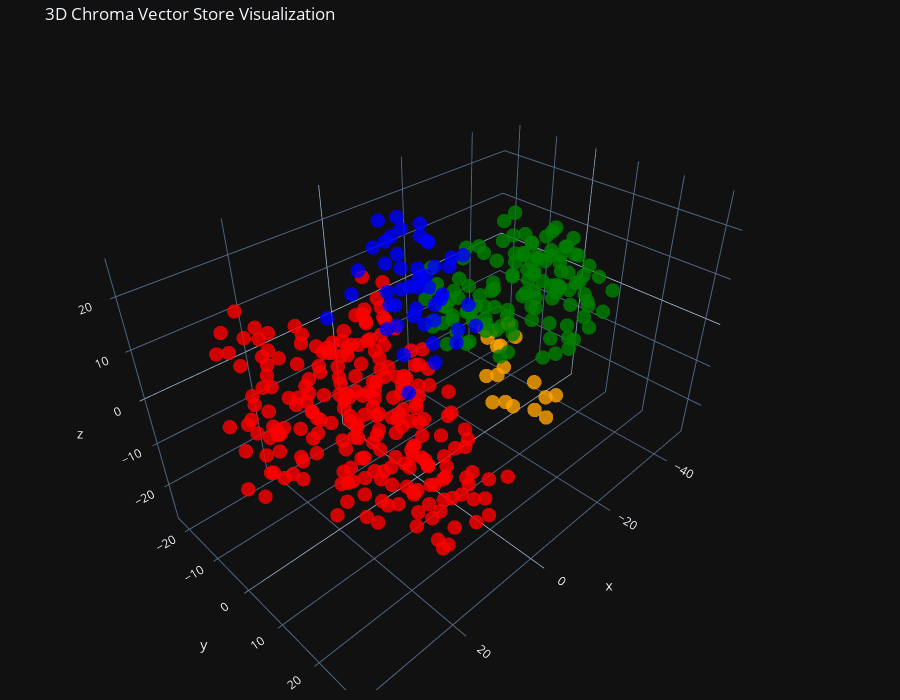

Source (notebook cell):
### Code cell
# Let's try 3D!

tsne = TSNE(n_components=3, random_state=42)
reduced_vectors = tsne.fit_transform(vectors)

# Create the 3D scatter plot
fig = go.Figure(data=[go.Scatter3d(
    x=reduced_vectors[:, 0],
    y=reduced_vectors[:, 1],
    z=reduced_vectors[:, 2],
    mode='markers',
    marker=dict(size=5, color=colors, opacity=0.8),
    text=[f"Type: {t}<br>Text: {d[:100]}..." for t, d in zip(doc_types, documents)],
    hoverinfo='text'
)])

fig.update_layout(
    title='3D Chroma Vector Store Visualization',
    scene=dict(xaxis_title='x', yaxis_title='y', zaxis_title='z'),
    width=900,
    height=700,
    margin=dict(r=10, b=10, l=10, t=40)
)

fig.show()

### Figure 1 — Plotly figure (JSON) as saved in the notebook; plotly's stock layout.template omitted (floating-point values rounded to 4 significant figures; data arrays with more than 128 entries replaced by an {"elided": "..."} marker saying what was removed)
{"data": [{"hoverinfo": "text", "marker": {"color": {"elided": "413 str values"}, "opacity": 0.8, "size": 5}, "mode": "markers", "text": {"elided": "413 str values"}, "x": {"elided": "413 float values"}, "y": {"elided": "413 float values"}, "z": {"elided": "413 float values"}, "type": "scatter3d"}], "layout": {"margin": {"r": 10, "b": 10, "l": 10, "t": 40}, "title": {"text": "3D Chroma Vector Store Visualization"}, "scene": {"xaxis": {"title": {"text": "x"}}, "yaxis": {"title": {"text": "y"}}, "zaxis": {"title": {"text": "z"}}}, "width": 900, "height": 700}}
